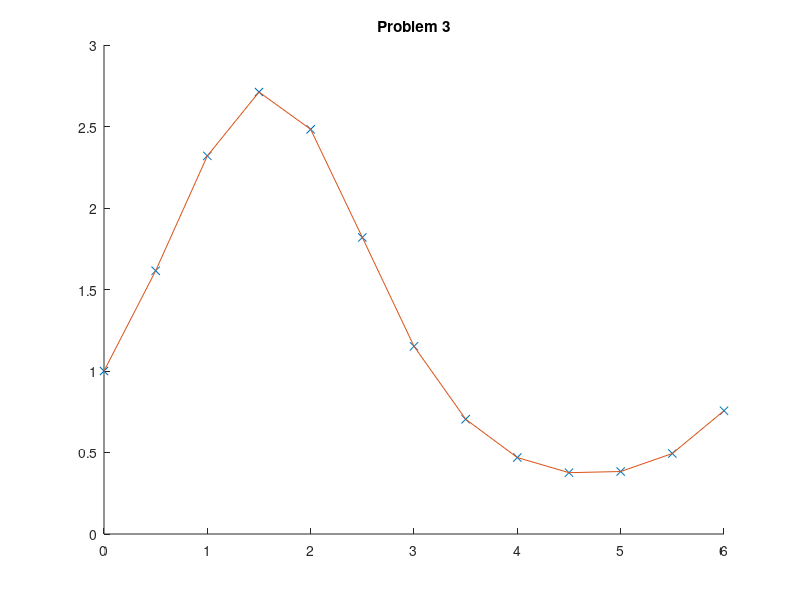

Write MATLAB code to recreate this figure.
addpath(pwd)function table = dividedtable (nodes, values)  table = nan(size(values)(2));  table(:,1) = values;  for col=2:length(values)    table(1:end-col+1,col) = (table(2:end-col+2,col-1) - table(1:end-col+1,col-1)) ./ (nodes(col:end) - nodes(1:end-col+1))';  endforendfunctionfunction N = newton(nodes, values, x)  table = dividedtable(nodes, values);    lx = length(x);  p = ones(1,lx);  s = table(1,1) * ones(1,lx);    for j=1:lx    for i=1:length(nodes) - 1            p(j) = p(j) * (x(j) - nodes(i));      s(j) = s(j) + p(j) * table(1, i+1);    endfor  endfor    N=s;  endfunctionnodes = linspace(0,6,13);values = exp(sin(nodes));res = zeros(length(nodes), 1);for i = 1:length(nodes)  res(i) = newton(nodes, values, nodes(i));endforfigure(1)title("Problem 3")hold onplot(nodes, values, 'x');plot(nodes, res);